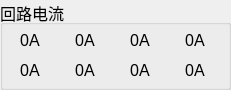
  <widget class="QGroupBox" name="groupBox">
   <property name="geometry">
    <rect>
     <x>1120</x>
     <y>380</y>
     <width>231</width>
     <height>90</height>
    </rect>
   </property>
   <property name="font">
    <font>
     <pointsize>12</pointsize>
    </font>
   </property>
   <property name="title">
    <string>回路电流</string>
   </property>
   <widget class="QLabel" name="m_loop3A">
    <property name="geometry">
     <rect>
      <x>120</x>
      <y>30</y>
      <width>40</width>
      <height>20</height>
     </rect>
    </property>
    <property name="font">
     <font>
      <pointsize>12</pointsize>
     </font>
    </property>
    <property name="layoutDirection">
     <enum>Qt::LeftToRight</enum>
    </property>
    <property name="text">
     <string>0A</string>
    </property>
    <property name="alignment">
     <set>Qt::AlignCenter</set>
    </property>
   </widget>
   <widget class="QLabel" name="m_loop4A">
    <property name="geometry">
     <rect>
      <x>175</x>
      <y>30</y>
      <width>40</width>
      <height>20</height>
     </rect>
    </property>
    <property name="font">
     <font>
      <pointsize>12</pointsize>
     </font>
    </property>
    <property name="layoutDirection">
     <enum>Qt::LeftToRight</enum>
    </property>
    <property name="text">
     <string>0A</string>
    </property>
    <property name="alignment">
     <set>Qt::AlignCenter</set>
    </property>
   </widget>
   <widget class="QLabel" name="m_loop2A">
    <property name="geometry">
     <rect>
      <x>65</x>
      <y>30</y>
      <width>40</width>
      <height>20</height>
     </rect>
    </property>
    <property name="font">
     <font>
      <pointsize>12</pointsize>
     </font>
    </property>
    <property name="layoutDirection">
     <enum>Qt::LeftToRight</enum>
    </property>
    <property name="text">
     <string>0A</string>
    </property>
    <property name="alignment">
     <set>Qt::AlignCenter</set>
    </property>
   </widget>
   <widget class="QLabel" name="m_loop6A">
    <property name="geometry">
     <rect>
      <x>65</x>
      <y>60</y>
      <width>40</width>
      <height>20</height>
     </rect>
    </property>
    <property name="font">
     <font>
      <pointsize>12</pointsize>
     </font>
    </property>
    <property name="layoutDirection">
     <enum>Qt::LeftToRight</enum>
    </property>
    <property name="text">
     <string>0A</string>
    </property>
    <property name="alignment">
     <set>Qt::AlignCenter</set>
    </property>
   </widget>
   <widget class="QLabel" name="m_loop5A">
    <property name="geometry">
     <rect>
      <x>10</x>
      <y>60</y>
      <width>40</width>
      <height>20</height>
     </rect>
    </property>
    <property name="font">
     <font>
      <pointsize>12</pointsize>
     </font>
    </property>
    <property name="layoutDirection">
     <enum>Qt::LeftToRight</enum>
    </property>
    <property name="text">
     <string>0A</string>
    </property>
    <property name="alignment">
     <set>Qt::AlignCenter</set>
    </property>
   </widget>
   <widget class="QLabel" name="m_loop7A">
    <property name="geometry">
     <rect>
      <x>120</x>
      <y>60</y>
      <width>40</width>
      <height>20</height>
     </rect>
    </property>
    <property name="font">
     <font>
      <pointsize>12</pointsize>
     </font>
    </property>
    <property name="layoutDirection">
     <enum>Qt::LeftToRight</enum>
    </property>
    <property name="text">
     <string>0A</string>
    </property>
    <property name="alignment">
     <set>Qt::AlignCenter</set>
    </property>
   </widget>
   <widget class="QLabel" name="m_loop1A">
    <property name="geometry">
     <rect>
      <x>10</x>
      <y>30</y>
      <width>40</width>
      <height>20</height>
     </rect>
    </property>
    <property name="font">
     <font>
      <pointsize>12</pointsize>
     </font>
    </property>
    <property name="layoutDirection">
     <enum>Qt::LeftToRight</enum>
    </property>
    <property name="text">
     <string>0A</string>
    </property>
    <property name="alignment">
     <set>Qt::AlignCenter</set>
    </property>
   </widget>
   <widget class="QLabel" name="m_loop8A">
    <property name="geometry">
     <rect>
      <x>175</x>
      <y>60</y>
      <width>40</width>
      <height>20</height>
     </rect>
    </property>
    <property name="font">
     <font>
      <pointsize>12</pointsize>
     </font>
    </property>
    <property name="layoutDirection">
     <enum>Qt::LeftToRight</enum>
    </property>
    <property name="text">
     <string>0A</string>
    </property>
    <property name="alignment">
     <set>Qt::AlignCenter</set>
    </property>
   </widget>
  </widget>
